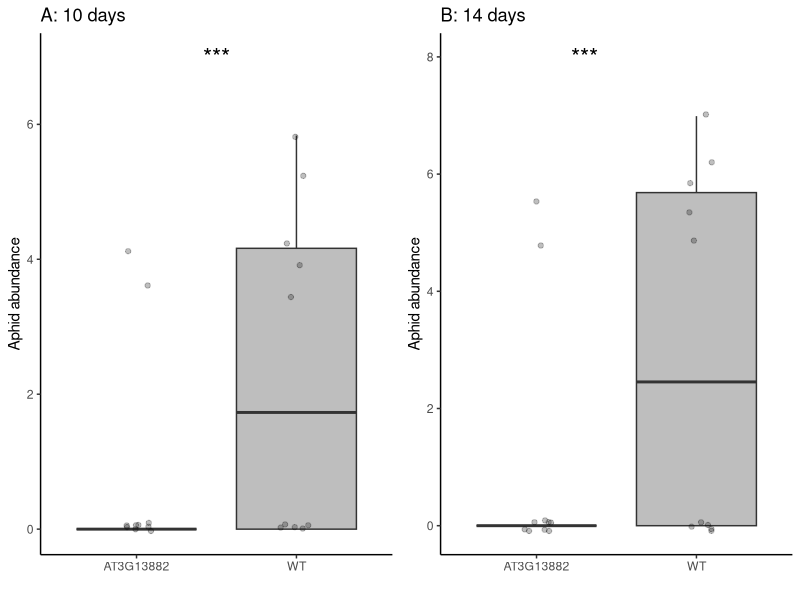

Write R code to recreate this figure. (Note: this script raises an error after producing the figure.)
library(dplyr)
library(tidyverse)
library(ggplot2)
library(ggpubr)
library(cowplot)
AphidsNo <- read.delim("./data/AphidsNo.txt")
AphidsNo$Mutant <-factor(AphidsNo$Mutant,levels=c('AT3G13882','WT'))

res = glm(t2~Mutant,data=AphidsNo,family="poisson")
summary(res)
pval1 = coef(summary(res))[2,4]

res = glm(t3~Mutant,data=AphidsNo,family="poisson")
summary(res)
pval1 = coef(summary(res))[2,4]

res = glm(t4~Mutant,data=AphidsNo,family="poisson")
summary(res)
pval1 = coef(summary(res))[2,4]

p1 = ggplot(data=AphidsNo,mapping=aes(x=Mutant,y=log2(t2+1)))+geom_boxplot(outlier.shape=NA,fill=c("white","grey"))+geom_jitter(alpha=0.25,height=0.1,width=0.1)+
  ggtitle("D") +
  xlab("") + ylab("Aphid abundance") + theme_classic() +
  geom_text(data.frame(x=1.5,y=6),mapping=aes(x=x,y=y),label="***",size=6)

s1 = ggplot(data=AphidsNo,mapping=aes(x=Mutant,y=log2(t3+1)))+geom_boxplot(outlier.shape=NA,fill=c("white","grey"))+geom_jitter(alpha=0.25,height=0.1,width=0.1)+
  ggtitle("A: 10 days") +
  xlab("") + ylab("Aphid abundance") + theme_classic() +
  geom_text(data.frame(x=1.5,y=7),mapping=aes(x=x,y=y),label="***",size=6)

s2 = ggplot(data=AphidsNo,mapping=aes(x=Mutant,y=log2(t4+1)))+geom_boxplot(outlier.shape=NA,fill=c("white","grey"))+geom_jitter(alpha=0.25,height=0.1,width=0.1)+
  ggtitle("B: 14 days") +
  xlab("") + ylab("Aphid abundance") + theme_classic() +
  geom_text(data.frame(x=1.3,y=8),mapping=aes(x=x,y=y),label="***",size=6)

s = ggarrange(s1,s2,nrow=1,ncol=2)
ggsave(s,filename="./figures/aphid_last.pdf",width=6, height=3)

#########
#growth rate
aphidgr<-AphidsNo[,1:4]
aphidgr$Mutant<-factor(aphidgr$Mutant,levels=c('AT3G13882','WT'))

res = glm(size~Mutant,data=aphidgr)
summary(res)
pval1 = coef(summary(res))[2,4]

p2 = ggplot(data=aphidgr,mapping=aes(x=Mutant,y=size))+geom_boxplot(outlier.shape=NA,fill=c("white","grey"))+geom_jitter(alpha=0.25,height=0.1,width=0.1)+
  ggtitle("B") +
  xlab("") + ylab("Plant size (cm)") + theme_classic() + ylim(0,NA) +
  geom_text(data.frame(x=1.5,y=7.5),mapping=aes(x=x,y=y),label="***",size=6)

########
# flowering
res = glm(flowering~Mutant,data=aphidgr)
summary(res)
pval1 = coef(summary(res))[2,4]

p3 = ggplot(data=AphidsNo,mapping=aes(x=Mutant,y=flowering+20))+geom_boxplot(outlier.shape=NA,fill=c("white","grey"))+geom_jitter(alpha=0.25,height=0.1,width=0.1)+
  ggtitle("C") +
  xlab("") + ylab("Flowering time") + theme_classic() + ylim(0,NA) +
  geom_text(data.frame(x=1.5,y=45),mapping=aes(x=x,y=y),label="***",size=6)

pic = ggdraw() +  draw_image("./figures/mutantPhoto.png") + draw_label(label="A",x = 0.075, y = 0.975, hjust = 1, vjust = 1)

p = ggarrange(pic,p2,p3,p1,nrow=1,ncol=4)
ggsave(p,filename="./figures/mutant.pdf",width=8, height=3)
ggsave(p,filename="./figures/mutant.png",width=8, height=3, dpi=600)
